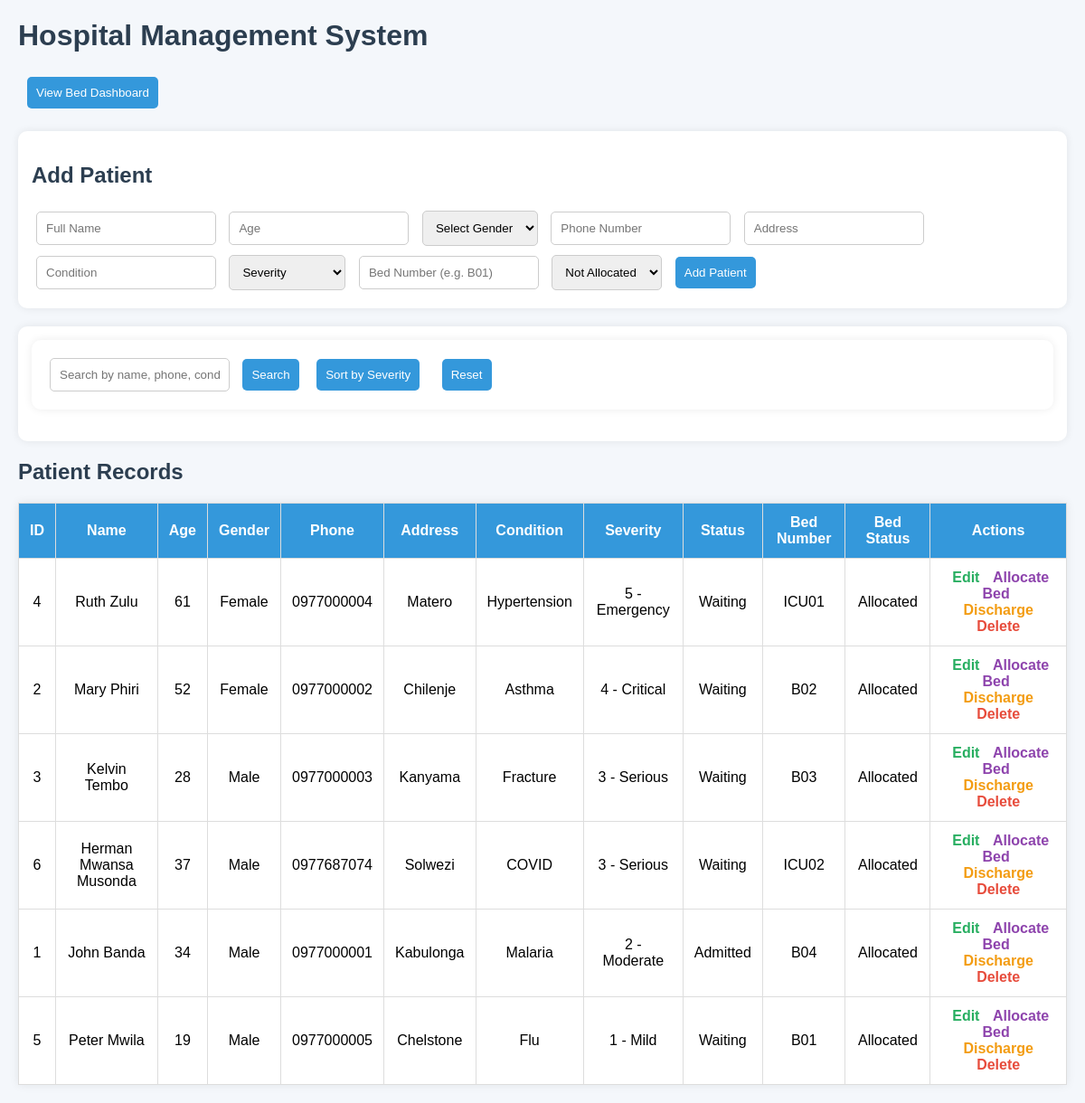
/sort, run on the app's committed database.
### tables this page shows
CREATE TABLE patients (
        id INTEGER PRIMARY KEY AUTOINCREMENT,
        name TEXT NOT NULL,
        age INTEGER NOT NULL,
        gender TEXT NOT NULL,
        phone TEXT NOT NULL,
        address TEXT NOT NULL,
        condition TEXT NOT NULL,
        severity INTEGER NOT NULL,
        status TEXT NOT NULL,
        bed_number TEXT,
        bed_status TEXT
    );

### app.py (the view)
@app.route('/sort', methods=['GET'])
def sort():
    patients = sort_by_severity()
    return render_template('index.html', patients=patients, severity_label=severity_label)

### app.py (called while the page is built)
def severity_label(severity):
    severity = int(severity)
    labels = {
        1: "1 - Mild",
        2: "2 - Moderate",
        3: "3 - Serious",
        4: "4 - Critical",
        5: "5 - Emergency"
    }
    return labels.get(severity, str(severity))

### database.py (called while the page is built)
def get_connection():
    conn = sqlite3.connect(DB_NAME)
    conn.row_factory = sqlite3.Row
    return conn

def sort_by_severity():
    conn = get_connection()
    cursor = conn.cursor()
    cursor.execute("SELECT * FROM patients")
    patients = cursor.fetchall()
    conn.close()
    patients = [dict(patient) for patient in patients]
    for i in range(1, len(patients)):
        key = patients[i]
        j = i - 1
        while j >= 0 and int(patients[j]["severity"]) < int(key["severity"]):
            patients[j + 1] = patients[j]
            j -= 1
        patients[j + 1] = key
    return patients

### templates/index.html (shortened to what this page needs)
<!DOCTYPE html>
<html lang="en">
<head>
</head>
<body>
    <h1>Hospital Management System</h1>
    <div class="top-actions">
        <a href="/beds"><button type="button">View Bed Dashboard</button></a>
    </div>
    <form action="/add" method="POST">
        <h2>Add Patient</h2>
        <input type="text" name="name" placeholder="Full Name" required>
        <input type="number" name="age" placeholder="Age" required>
        <select name="gender" required>
            <option value="">Select Gender</option>
        </select>
        <input type="text" name="phone" placeholder="Phone Number" required>
        <input type="text" name="address" placeholder="Address" required>
        <input type="text" name="condition" placeholder="Condition" required>
        <select name="severity" required>
            <option value="">Severity</option>
        </select>
        <input type="text" name="bed_number" placeholder="Bed Number (e.g. B01)">
        <select name="bed_status">
            <option value="Not Allocated">Not Allocated</option>
        </select>
        <button type="submit">Add Patient</button>
    </form>
    <div class="search-box">
        <form action="/search" method="GET">
            <input type="text" name="keyword" placeholder="Search by name, phone, condition, gender, bed number">
            <button type="submit">Search</button>
            <a href="/sort"><button type="button">Sort by Severity</button></a>
            <a href="/"><button type="button">Reset</button></a>
        </form>
    </div>
    <h2>Patient Records</h2>
    <table>
        <tr>
            <th>ID</th>
            <th>Name</th>
            <th>Age</th>
            <th>Gender</th>
            <th>Phone</th>
            <th>Address</th>
            <th>Condition</th>
            <th>Severity</th>
            <th>Status</th>
            <th>Bed Number</th>
            <th>Bed Status</th>
            <th>Actions</th>
        </tr>
        {% for patient in patients %}
        <tr>
            <td>{{ patient.id }}</td>
            <td>{{ patient.name }}</td>
            <td>{{ patient.age }}</td>
            <td>{{ patient.gender }}</td>
            <td>{{ patient.phone }}</td>
            <td>{{ patient.address }}</td>
            <td>{{ patient.condition }}</td>
            <td>{{ severity_label(patient.severity) }}</td>
            <td>{{ patient.status }}</td>
            <td>{{ patient.bed_number }}</td>
            <td>{{ patient.bed_status }}</td>
            <td>
                <a class="edit-link" href="/edit/{{ patient.id }}">Edit</a>
                <a class="bed-link" href="/allocate-bed/{{ patient.id }}">Allocate Bed</a>
                {% if patient.status != 'Discharged' %}
                <a class="discharge-link" href="/discharge/{{ patient.id }}" onclick="return confirm('Discharge this patient?')">Discharge</a>
                {% endif %}
                <a class="delete-link" href="/delete/{{ patient.id }}" onclick="return confirm('Delete this patient record completely?')">Delete</a>
            </td>
        </tr>
        {% endfor %}
    </table>
</body>
</html>

### templates/index.html (style rules this page uses)
body { font-family: Arial, sans-serif; margin: 20px; background: #f4f7fb; }
h1, h2 { color: #2c3e50; }
form, .search-box { background: white; padding: 15px; border-radius: 10px; margin-bottom: 20px; box-shadow: 0 0 10px rgba(0,0,0,0.08); }
input, select, button { margin: 5px; padding: 10px; border-radius: 5px; border: 1px solid #ccc; }
button { background: #3498db; color: white; border: none; cursor: pointer; }
table { width: 100%; border-collapse: collapse; background: white; box-shadow: 0 0 10px rgba(0,0,0,0.08); }
th, td { padding: 12px; border: 1px solid #ddd; text-align: center; }
th { background: #3498db; color: white; }
a { text-decoration: none; margin: 0 5px; font-weight: bold; }
.edit-link { color: #27ae60; }
.delete-link { color: #e74c3c; }
.discharge-link { color: #f39c12; }
.bed-link { color: #8e44ad; }
.top-actions { margin-bottom: 20px; }

### data on the page
patients: id "4", name "Ruth Zulu", age "61", gender "Female", phone "0977000004", address "Matero", condition "Hypertension", severity "5 - Emergency", status "Waiting", bed_number "ICU01", bed_status "Allocated"
patients: id "2", name "Mary Phiri", age "52", gender "Female", phone "0977000002", address "Chilenje", condition "Asthma", severity "4 - Critical", status "Waiting", bed_number "B02", bed_status "Allocated"
patients: id "3", name "Kelvin Tembo", age "28", gender "Male", phone "0977000003", address "Kanyama", condition "Fracture", severity "3 - Serious", status "Waiting", bed_number "B03", bed_status "Allocated"
patients: id "6", name "Herman Mwansa Musonda", age "37", gender "Male", phone "0977687074", address "Solwezi", condition "COVID", severity "3 - Serious", status "Waiting", bed_number "ICU02", bed_status "Allocated"
patients: id "1", name "John Banda", age "34", gender "Male", phone "0977000001", address "Kabulonga", condition "Malaria", severity "2 - Moderate", status "Admitted", bed_number "B04", bed_status "Allocated"
patients: id "5", name "Peter Mwila", age "19", gender "Male", phone "0977000005", address "Chelstone", condition "Flu", severity "1 - Mild", status "Waiting", bed_number "B01", bed_status "Allocated"
